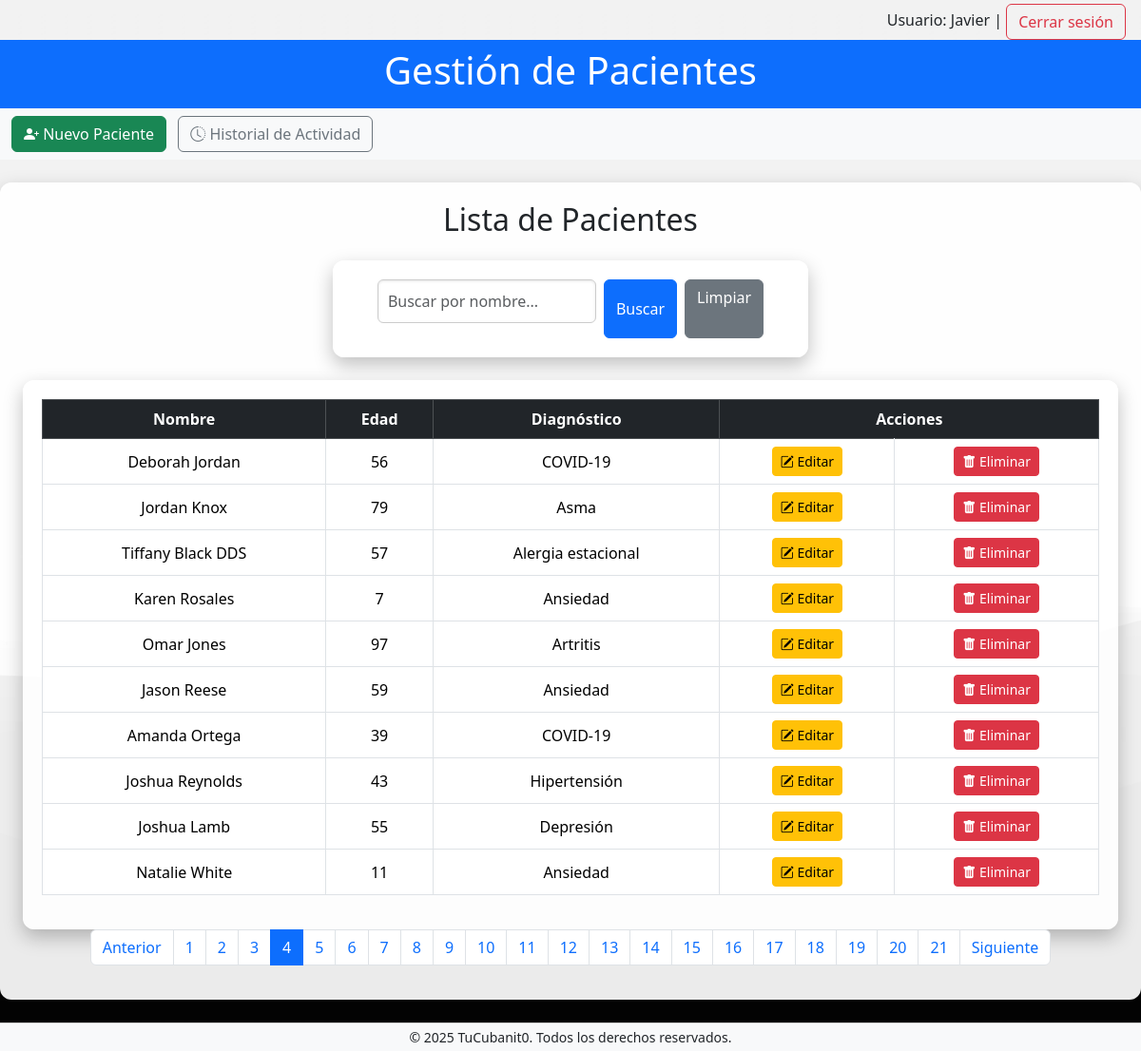
/?pagina=4 (signed in), run on the app's committed database.
### tables this page shows
CREATE TABLE Pacientes (
                id INTEGER PRIMARY KEY AUTOINCREMENT,
                nombre TEXT NOT NULL,
                edad INTEGER NOT NULL,
                diagnostico TEXT NOT NULL
            );

### app.py (the view)
@app.route('/')
def index():
    try:
        por_pagina = 10
        pagina = int(request.args.get('pagina', 1))
        offset = (pagina - 1) * por_pagina
        busqueda = request.args.get('buscar', '').strip()
        if busqueda:
            pacientes = db.buscar_pacientes_por_nombre(busqueda, limit=por_pagina, offset=offset)
            total_pacientes = db.contar_pacientes_busqueda(busqueda)
        else:
            pacientes = db.obtener_pacientes(limit=por_pagina, offset=offset)
            total_pacientes = db.contar_pacientes()
        total_paginas = (total_pacientes + por_pagina - 1) // por_pagina
        return render_template('index.html', pacientes=pacientes, pagina=pagina, total_paginas=total_paginas)
    except Exception as e:
        logger.error(f"Error al obtener pacientes: {e}")
        return render_template('error.html', message="No se pudo obtener la lista de pacientes.")

### app.py (called while the page is built)
@app.before_request
def requerir_login():
    rutas_abiertas = ['login', 'registro_usuario', 'static']
    if not session.get('usuario') and not any(r in request.endpoint for r in rutas_abiertas):
        return redirect(url_for('login'))

@app.context_processor
def inject_current_year():
    return {'current_year': datetime.now().year}

### db.py (called while the page is built)
def obtener_conexion():
    return sqlite3.connect(DATABASE_PATH)

def handle_db_error(func):
    def wrapper(*args, **kwargs):
        try:
            return func(*args, **kwargs)
        except sqlite3.Error as e:
            print(f"Database error in {func.__name__}: {e}")
            return None
    return wrapper

@handle_db_error
def obtener_pacientes(limit=10, offset=0):
    conn = obtener_conexion()
    conn.row_factory = sqlite3.Row
    cursor = conn.cursor()
    cursor.execute("SELECT * FROM Pacientes LIMIT ? OFFSET ?", (limit, offset))
    pacientes = cursor.fetchall()
    conn.close()
    return pacientes

@handle_db_error
def contar_pacientes():
    conn = obtener_conexion()
    cursor = conn.cursor()
    cursor.execute("SELECT COUNT(*) FROM Pacientes")
    total = cursor.fetchone()[0]
    conn.close()
    return total

### templates/index.html (shortened to what this page needs)
{% extends 'base.html' %}
{% block content %}
<section class="container-fluid">
    <h2 class="mb-4 text-center">Lista de Pacientes</h2>
    <form method="GET" action="{{ url_for('index') }}" class="mb-4 d-flex justify-content-center">
        <input type="text" name="buscar" placeholder="Buscar por nombre..." class="form-control w-50 me-2"
            value="{{ request.args.get('buscar', '') }}">
        <button type="submit" class="btn btn-primary">Buscar</button>
        <a href="{{ url_for('index') }}" class="btn btn-secondary ms-2">Limpiar</a>
    </form>
    <div class="table-responsive">
        <table class="table table-bordered table-hover align-middle text-center">
            <thead class="table-dark">
                <tr>
                    <th>Nombre</th>
                    <th>Edad</th>
                    <th>Diagnóstico</th>
                    <th colspan="2">Acciones</th>
                </tr>
            </thead>
            <tbody>
                {% for paciente in pacientes %}
                <tr>
                    <td>{{ paciente[1] }}</td>
                    <td>{{ paciente[2] }}</td>
                    <td>{{ paciente[3] }}</td>
                    <td>
                        <a href="{{ url_for('editar_paciente', id=paciente[0]) }}" class="btn btn-warning btn-sm">
                            <i class="bi bi-pencil-square"></i> Editar
                        </a>
                    </td>
                    <td>
                        <a href="{{ url_for('eliminar_paciente', id=paciente[0]) }}" class="btn btn-danger btn-sm"
                            onclick="return confirm('¿Estás seguro que deseas eliminar este paciente?');">
                            <i class="bi bi-trash-fill"></i> Eliminar
                        </a>
                    </td>
                </tr>
                {% else %}
                <tr>
                    <td colspan="5">No hay pacientes registrados.</td>
                </tr>
                {% endfor %}
            </tbody>
        </table>
    </div>
    <nav aria-label="Paginación de pacientes">
        <ul class="pagination justify-content-center">
            {% if pagina > 1 %}
            <li class="page-item">
                <a class="page-link" href="{{ url_for('index', pagina=pagina-1) }}">Anterior</a>
            </li>
            {% endif %}
            {% for p in range(1, total_paginas + 1) %}
            <li class="page-item {% if p == pagina %}active{% endif %}">
                <a class="page-link" href="{{ url_for('index', pagina=p) }}">{{ p }}</a>
            </li>
            {% endfor %}
            {% if pagina < total_paginas %} <li class="page-item">
                <a class="page-link" href="{{ url_for('index', pagina=pagina+1) }}">Siguiente</a>
                </li>
                {% endif %}
        </ul>
    </nav>
</section>
{% endblock %}

### static/css/style.css (style rules this page uses)
body { background-image: url('711093.jpg'); background-size: cover; background-repeat: no-repeat; background-attachment: fixed; background-position: center; margin: 0; font-family: 'Segoe UI', Tahoma, Geneva, Verdana, sans-serif; color: #333; }
main, .table-responsive, form, .card { background-color: rgba(255, 255, 255, 0.92); padding: 20px; border-radius: 12px; box-shadow: 0 8px 20px rgba(0, 0, 0, 0.25); animation: fadeIn 0.7s ease-in-out; }
form { max-width: 500px; margin: auto; }
input[type="text"], input[type="password"], input[type="number"], input[type="search"], textarea, select { width: 100%; padding: 10px; margin-bottom: 16px; border-radius: 6px; border: 1px solid #ccc; font-size: 16px; box-shadow: inset 0 1px 3px rgba(0,0,0,0.1); }
button, .btn { padding: 10px 18px; font-weight: bold; border-radius: 6px; transition: all 0.3s ease; }
.table th, .table td { vertical-align: middle !important; text-align: center; }
.table thead { background-color: #343a40; color: white; }

### data on the page
Pacientes: nombre "Deborah Jordan", edad "56", diagnostico "COVID-19"
Pacientes: nombre "Jordan Knox", edad "79", diagnostico "Asma"
Pacientes: nombre "Tiffany Black DDS", edad "57", diagnostico "Alergia estacional"
Pacientes: nombre "Karen Rosales", edad "7", diagnostico "Ansiedad"
Pacientes: nombre "Omar Jones", edad "97", diagnostico "Artritis"
Pacientes: nombre "Jason Reese", edad "59", diagnostico "Ansiedad"
Pacientes: nombre "Amanda Ortega", edad "39", diagnostico "COVID-19"
Pacientes: nombre "Joshua Reynolds", edad "43", diagnostico "Hipertensión"
Pacientes: nombre "Joshua Lamb", edad "55", diagnostico "Depresión"
Pacientes: nombre "Natalie White", edad "11", diagnostico "Ansiedad"

### other printed values
{{ session.usuario }} "Javier"
{{ p }} "1" "2" "3" "4" "5" "6" "7" "8" "9" "10" "11" "12" "13" "14" "15" "16" "17" "18" "19" "20" "21"
